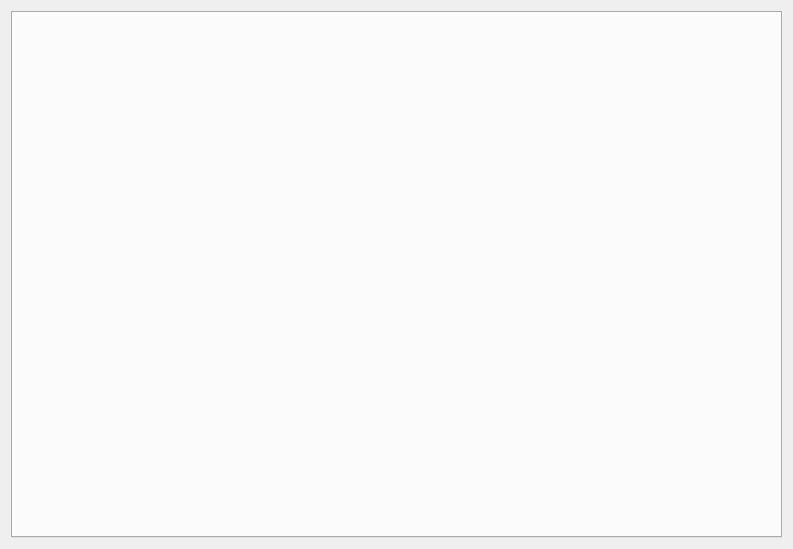
<?xml version="1.0" encoding="UTF-8"?>
<ui version="4.0">
 <class>TextViewer</class>
 <widget class="QDialog" name="TextViewer">
  <property name="geometry">
   <rect>
    <x>0</x>
    <y>0</y>
    <width>793</width>
    <height>549</height>
   </rect>
  </property>
  <property name="windowTitle">
   <string>Dialog</string>
  </property>
  <layout class="QVBoxLayout" name="verticalLayout">
   <item>
    <widget class="QTabWidget" name="tabWidget">
     <property name="currentIndex">
      <number>-1</number>
     </property>
    </widget>
   </item>
  </layout>
 </widget>
 <resources/>
 <connections/>
</ui>
